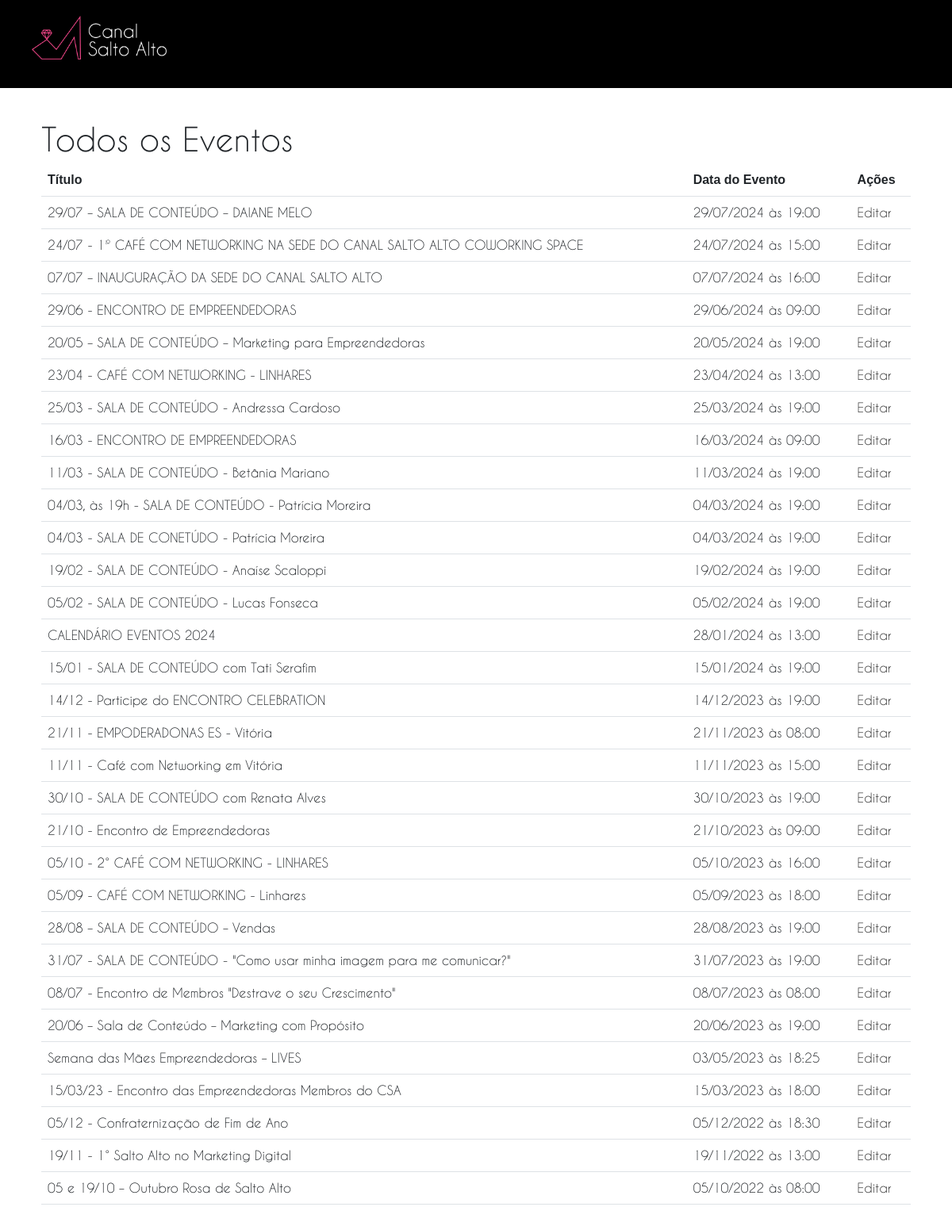
Page /views/admin/events.php on the committed database.
### tables this page shows
CREATE TABLE `csa_events` (
  `idevent` int(11) NOT NULL,
  `event_title` varchar(255) NOT NULL,
  `event_excerpt` varchar(250) DEFAULT NULL,
  `event_datetime` datetime NOT NULL,
  `event_poster` varchar(255) DEFAULT NULL,
  `event_content` text DEFAULT NULL,
  `slug` varchar(250) DEFAULT NULL,
  `created_by` int(11) NOT NULL,
  `status` tinyint(1) NOT NULL,
  `created_at` datetime DEFAULT current_timestamp(),
  `updated_at` datetime DEFAULT current_timestamp() ON UPDATE current_timestamp()
);

### application/src/DB.php (called while the page is built)
<?php
	class DB{
		public static function open(){
	        try{
	            return new PDO("mysql:host=localhost;dbname=canalsaltoalto;charset=utf8", "root", "", array(PDO::MYSQL_ATTR_INIT_COMMAND => 'set lc_time_names="pt_BR"'));
	        }catch(PDOException $e){
	            error_log("Failed to connect to database: ".$e);
	        }
	    }
	}

### application/src/Event.php (called while the page is built, shortened)
<?php
	class Event{
		public function getEvents($limit = 12){
			$sql = DB::open()->prepare("SELECT * FROM csa_events ORDER BY event_datetime DESC LIMIT :limit_posts");
			$sql->bindParam(':limit_posts', $limit, \PDO::PARAM_INT);
			$sql->execute();
			return $sql;
		}
	}

### views/admin/events.php (the view, shortened to what this page needs)
<!DOCTYPE html>
<html lang="pt-BR">
	<head>
		<link rel="stylesheet" href="<?=PATH?>assets/css/styles.css?<?=uniqid()?>" />
	</head>
	<body class="admin">
		<div class="admin__dashboard">
			<?php include "nav.phtml"; ?>
			<div class="admin__dashboard--content">
				<div class="container">
					<h1>Todos os Eventos</h1>
					<table class="table">
						<thead>
							<th>Título</th>
							<th>Data do Evento</th>
							<th>Ações</th>
						</thead>
						<tbody>
							<?php
								$Event = new Event;
								foreach($Event->getEvents(200)->fetchAll(PDO::FETCH_ASSOC) as $event):
							?>
								<tr>
									<td><?=$event['event_title']?></td>
									<td><?=date("d/m/Y \à\s H:i", strtotime($event['event_datetime']))?></td>
									<td>
										<a href="/admin/events/edit/<?=$event['idevent']?>" style="color: #333">Editar</a>
									</td>
								</tr>
							<?php
								endforeach;
							?>
						</tbody>
					</table>
				</div>
			</div>
		</div>
	</body>
</html>

### rows in the picture
csa_events: event_title "29/07 – SALA DE CONTEÚDO – DAIANE MELO", event_datetime "29/07/2024 às 19:00"
csa_events: event_title "24/07 - 1º CAFÉ COM NETWORKING NA SEDE DO CANAL SALTO ALTO COWORKING SPACE", event_datetime "24/07/2024 às 15:00"
csa_events: event_title "07/07 – INAUGURAÇÃO DA SEDE DO CANAL SALTO ALTO", event_datetime "07/07/2024 às 16:00"
csa_events: event_title "29/06 - ENCONTRO DE EMPREENDEDORAS", event_datetime "29/06/2024 às 09:00"
csa_events: event_title "20/05 – SALA DE CONTEÚDO – Marketing para Empreendedoras", event_datetime "20/05/2024 às 19:00"
csa_events: event_title "23/04 - CAFÉ COM NETWORKING - LINHARES", event_datetime "23/04/2024 às 13:00"
csa_events: event_title "25/03 - SALA DE CONTEÚDO - Andressa Cardoso", event_datetime "25/03/2024 às 19:00"
csa_events: event_title "16/03 - ENCONTRO DE EMPREENDEDORAS", event_datetime "16/03/2024 às 09:00"
csa_events: event_title "11/03 - SALA DE CONTEÚDO - Betânia Mariano", event_datetime "11/03/2024 às 19:00"
csa_events: event_title "04/03, às 19h - SALA DE CONTEÚDO - Patrícia Moreira", event_datetime "04/03/2024 às 19:00"
csa_events: event_title "04/03 - SALA DE CONETÚDO - Patrícia Moreira", event_datetime "04/03/2024 às 19:00"
csa_events: event_title "19/02 - SALA DE CONTEÚDO - Anaíse Scaloppi", event_datetime "19/02/2024 às 19:00"
csa_events: event_title "05/02 - SALA DE CONTEÚDO - Lucas Fonseca", event_datetime "05/02/2024 às 19:00"
csa_events: event_title "CALENDÁRIO EVENTOS 2024", event_datetime "28/01/2024 às 13:00"
csa_events: event_title "15/01 - SALA DE CONTEÚDO com Tati Serafim", event_datetime "15/01/2024 às 19:00"
csa_events: event_title "14/12 - Participe do ENCONTRO CELEBRATION", event_datetime "14/12/2023 às 19:00"
csa_events: event_title "21/11 - EMPODERADONAS ES - Vitória", event_datetime "21/11/2023 às 08:00"
csa_events: event_title "11/11 - Café com Networking em Vitória", event_datetime "11/11/2023 às 15:00"
csa_events: event_title "30/10 - SALA DE CONTEÚDO com Renata Alves", event_datetime "30/10/2023 às 19:00"
csa_events: event_title "21/10 - Encontro de Empreendedoras", event_datetime "21/10/2023 às 09:00"
csa_events: event_title "05/10 - 2° CAFÉ COM NETWORKING - LINHARES", event_datetime "05/10/2023 às 16:00"
csa_events: event_title "05/09 - CAFÉ COM NETWORKING - Linhares", event_datetime "05/09/2023 às 18:00"
csa_events: event_title "28/08 – SALA DE CONTEÚDO – Vendas", event_datetime "28/08/2023 às 19:00"
csa_events: event_title "31/07 - SALA DE CONTEÚDO - \"Como usar minha imagem para me comunicar?\"", event_datetime "31/07/2023 às 19:00"
csa_events: event_title "08/07 - Encontro de Membros \"Destrave o seu Crescimento\"", event_datetime "08/07/2023 às 08:00"
csa_events: event_title "20/06 – Sala de Conteúdo – Marketing com Propósito", event_datetime "20/06/2023 às 19:00"
csa_events: event_title "Semana das Mães Empreendedoras – LIVES", event_datetime "03/05/2023 às 18:25"
csa_events: event_title "15/03/23 - Encontro das Empreendedoras Membros do CSA", event_datetime "15/03/2023 às 18:00"
csa_events: event_title "05/12 - Confraternização de Fim de Ano", event_datetime "05/12/2022 às 18:30"
csa_events: event_title "19/11 - 1° Salto Alto no Marketing Digital", event_datetime "19/11/2022 às 13:00"
csa_events: event_title "05 e 19/10 – Outubro Rosa de Salto Alto", event_datetime "05/10/2022 às 08:00"
